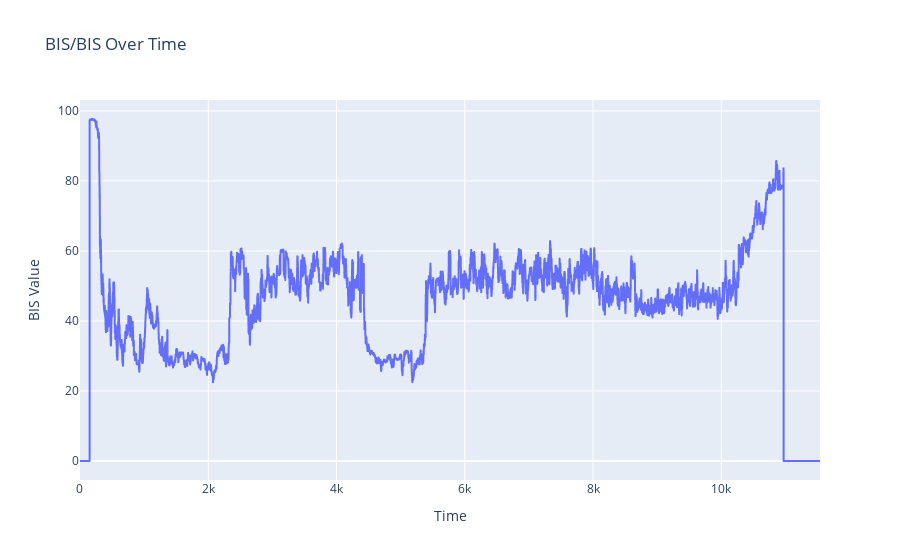

Notebook code cell kept with this figure:
### Code cell
import plotly.express as px

fig = px.line(case_1, x="Time", y="BIS/BIS", title="BIS/BIS Over Time", labels={"Time": "Time", "BIS/BIS": "BIS Value"})

fig.show()

### Figure 1 — Plotly figure (JSON) as saved in the notebook; plotly's stock layout.template omitted (floating-point values rounded to 4 significant figures; data arrays with more than 128 entries replaced by an {"elided": "..."} marker saying what was removed)
{"data": [{"hovertemplate": "Time=%{x}<br>BIS Value=%{y}<extra></extra>", "legendgroup": "", "line": {"color": "#636efa", "dash": "solid"}, "marker": {"symbol": "circle"}, "mode": "lines", "name": "", "showlegend": false, "type": "scattergl", "x": {"elided": "11540 float values"}, "xaxis": "x", "y": {"elided": "11540 float values"}, "yaxis": "y"}], "layout": {"legend": {"tracegroupgap": 0}, "title": {"text": "BIS/BIS Over Time"}, "xaxis": {"anchor": "y", "domain": [0, 1], "title": {"text": "Time"}}, "yaxis": {"anchor": "x", "domain": [0, 1], "title": {"text": "BIS Value"}}}}
